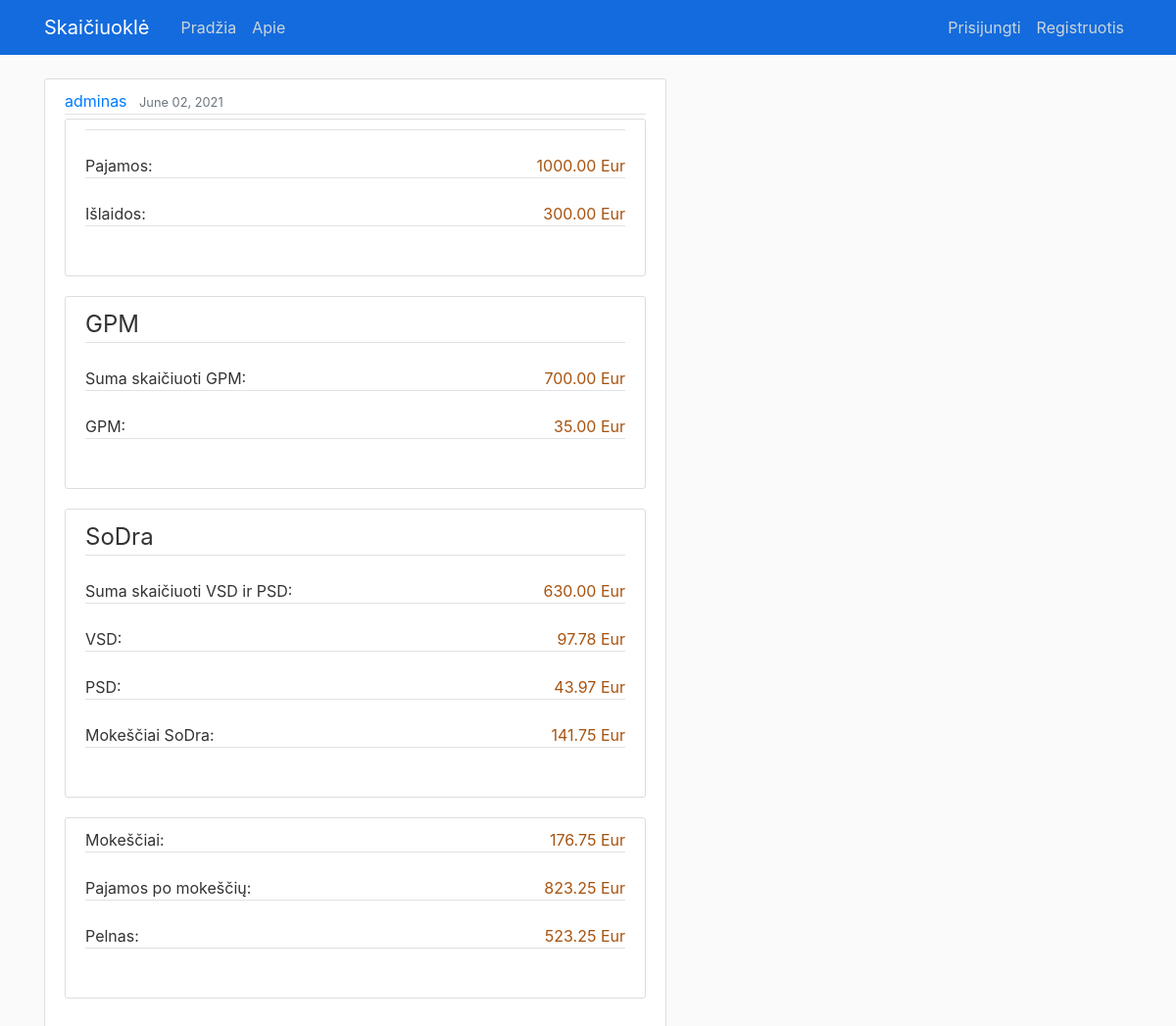
/uzdarbis/186/, run on the app's committed database.
### taxes_app/models.py (models this page shows, shortened)
class Uzdarbis(models.Model):
    pajamos = models.FloatField(
        max_length=100,
        null=True,
        verbose_name='',
        help_text='Įveskite pajamas',
        )
    islaidos = models.FloatField(
        max_length=100,
        default = 0,
        null=True,
        verbose_name='',
        help_text='Įveskite išlaidas',
        )
    date_posted = models.DateTimeField(default=timezone.now)
    darbas = models.ForeignKey(Veikla, on_delete=models.CASCADE, related_name='uzdarbiai')
    @property
    def islaidos30(self):
        pajamos_po_30_isl = self.pajamos - (self.pajamos * 30) / 100
        return pajamos_po_30_isl
    @property
    def islaidos30_pr(self):
        return (self.pajamos * 30) / 100
    @property
    def islaidos_pasirinkimas(self):
        if self.darbas.status2 == 'i30':
            return self.islaidos30_pr
        if self.darbas.status2 == 'isf':
            return self.islaidos
    @property
    def islaidos_30_GPM(self):
        gpm_30 = (self.islaidos30 * 5) / 100
        return gpm_30
    @property
    def sodra(self):
        if self.darbas.status3 == 'n':
            return self.pajamos - (self.pajamos * 37) / 100
        if self.darbas.status3 == 'y':
            return 0
    @property
    def vsd(self):
        if self.darbas.status == 'p3':
            return (self.sodra * 15.52) / 100
        if self.darbas.status == 'p24':
            return (self.sodra * 14.92) / 100
        if self.darbas.status == 'pn':
            return (self.sodra * 12.52) / 100
    @property
    def psd(self):
        sodra_psd = (self.sodra * 6.98) / 100
        return sodra_psd
    @property
    def mokesciai_sodra(self):
        sodra_m = self.vsd + self.psd
        return sodra_m
    @property
    def mokesciai(self):
        if self.darbas.status2 == 'i30':
            return self.mokesciai_sodra + self.islaidos_30_GPM
        if self.darbas.status2 == 'isf':
            return self.mokesciai_sodra + self.islaidos_faktines_GPM
    @property
    def pajamos_po_mokesciu(self):
        po_mokesciu = self.pajamos - self.mokesciai
        return po_mokesciu
    @property
    def pelnas(self):
        if self.darbas.status2 == 'i30':
            return self.pajamos_po_mokesciu - self.islaidos30_pr
        if self.darbas.status2 == 'isf':
            return self.pajamos_po_mokesciu - self.islaidos

class Veikla(models.Model):
    pavadinimas = models.CharField(
        max_length=100,
        help_text='Individualios veiklos pavadinimas',
        verbose_name='',
        )
    date_posted = models.DateTimeField(default=timezone.now)
    asmuo = models.ForeignKey(User, on_delete=models.CASCADE, related_name='veiklos')
    LENGVATA_STATUS = (
            ('y', 'Taip'),
            ('n', 'Ne'),
    )
    status3 = models.CharField(
        max_length=1,
        choices=LENGVATA_STATUS,
        blank=False,
        default='n',
        help_text='Ar norite pasinaudoti sodros mokesčių lengvata?',
        verbose_name='',
    )
    ISLAIDOS_STATUS = (
        ('i30', 'Išlaidos 30%'),
        ('isf', 'Faktinės išlaidos'),
    )
    status2 = models.CharField(
        max_length=3,
        choices=ISLAIDOS_STATUS,
        blank=False,
        default='isf',
        help_text='Pasirinkite išlaidas',
        verbose_name='',
    )
    PENSIJA_STATUS = (
        ('p24', 'Pensija 2.4%'),
        ('p3', 'Pensija 3%'),
        ('pn', 'Nekaupiama'),
    )
    status = models.CharField(
        max_length=3,
        choices=PENSIJA_STATUS,
        blank=False,
        default='pn',
        help_text='Ar kaupiate pensija?',
        verbose_name='',
    )

### taxes_app/views.py (the view)
# urls.py: path('uzdarbis/<int:pk>/', UzdarbisDetailView.as_view(), name='uzdarbis-detail'),
class UzdarbisDetailView(DetailView):
    model = Uzdarbis

### taxes_app/templates/taxes_app/uzdarbis_detail.html (shortened to what this page needs)
{% extends "taxes_app/base.html" %}
{% load mathfilters %}
{% block content %}
  <article class="media content-section">
    <div class="media-body">
      <div class="article-metadata">
        <a class="mr-2" href="{% url 'profile' %}">{{ object.darbas.asmuo }}</a>
        <small class="text-muted">{{ object.date_posted|date:"F d, Y" }}</small>
      </div>
      <article class="media content-section">
        <div class="media-body">
          <fieldset class="form-group">
            <legend class="border-bottom mb-4">{{ veikla.pavadinimas }}</legend>
            <div class="border-bottom mb-4">Pajamos:
              <div class ="calc_results_red">{{ object.pajamos | floatformat:2}} Eur</div>
            </div>
            <div class="border-bottom mb-4">Išlaidos:
              <div class ="calc_results_red">{{ object.islaidos_pasirinkimas | floatformat:2}} Eur</div>
            </div>
          </fieldset>
        </div>
      </article>
      <article class="media content-section">
        <div class="media-body">
          <fieldset class="form-group">
            <legend class="border-bottom mb-4"> GPM</legend>
              {% if object.darbas.status2 == 'i30' %}
                <div class="border-bottom mb-4">Suma skaičiuoti GPM:
                  <div class ="calc_results_red">{{object.islaidos30 | floatformat:2}} Eur</div>
                </div>
                <div class="border-bottom mb-4">GPM:
                  <div class ="calc_results_red">{{object.islaidos_30_GPM | floatformat:2}} Eur</div>
                </div>
              {% endif %}
          </fieldset>
        </div>
      </article>
      <article class="media content-section">
        <div class="media-body">
          <fieldset class="form-group">
            <legend class="border-bottom mb-4">SoDra</legend>
              <div class="border-bottom mb-4">Suma skaičiuoti VSD ir PSD:
                <div class="calc_results_red">{{object.sodra | floatformat:2}} Eur</div>
              </div>
              <div class="border-bottom mb-4">VSD:
                <div class="calc_results_red">{{object.vsd | floatformat:2}} Eur</div>
              </div>
              <div class="border-bottom mb-4">PSD:
                <div class="calc_results_red">{{object.psd | floatformat:2}} Eur</div>
              </div>
              <div class="border-bottom mb-4">Mokeščiai SoDra:
                <div class="calc_results_red">{{object.mokesciai_sodra | floatformat:2}} Eur</div>
              </div>
          </fieldset>
        </div>
      </article>
      <article class="media content-section">
        <div class="media-body">
          <fieldset class="form-group">
            <div class="border-bottom mb-4">Mokeščiai:
              <div class ="calc_results_red">{{object.mokesciai | floatformat:2}} Eur</div>
            </div>
            <div class="border-bottom mb-4">Pajamos po mokeščių:
              <div class="calc_results_red">{{object.pajamos_po_mokesciu | floatformat:2}} Eur</div>
            </div>
            <div class="border-bottom mb-4">Pelnas:
              <div class="calc_results_red">{{object.pelnas | floatformat:2}} Eur</div>
            </div>
          </fieldset>
        </div>
      </article>
    </div>
  </article>
{% endblock content %}

### taxes_app/static/taxes_app/main.css (style rules this page uses)
body { background: #fafafa; color: #333333; margin-top: 5rem; }
.content-section { background: #ffffff; padding: 10px 20px; border: 1px solid #dddddd; border-radius: 3px; margin-bottom: 20px; }
.article-metadata { padding-bottom: 1px; margin-bottom: 4px; border-bottom: 1px solid #e3e3e3 }
.calc_results_red { font-size: 16px; color: rgb(167, 83, 15); font-weight: 400; white-space: nowrap; float: right; }

### data on the page
Uzdarbis: darbas.asmuo "adminas", date_posted "June 02, 2021", pajamos "1000.00", islaidos_pasirinkimas "300.00", islaidos30 "700.00", islaidos_30_GPM "35.00", sodra "630.00", vsd "97.78", psd "43.97", mokesciai_sodra "141.75", mokesciai "176.75", pajamos_po_mokesciu "823.25", pelnas "523.25"
